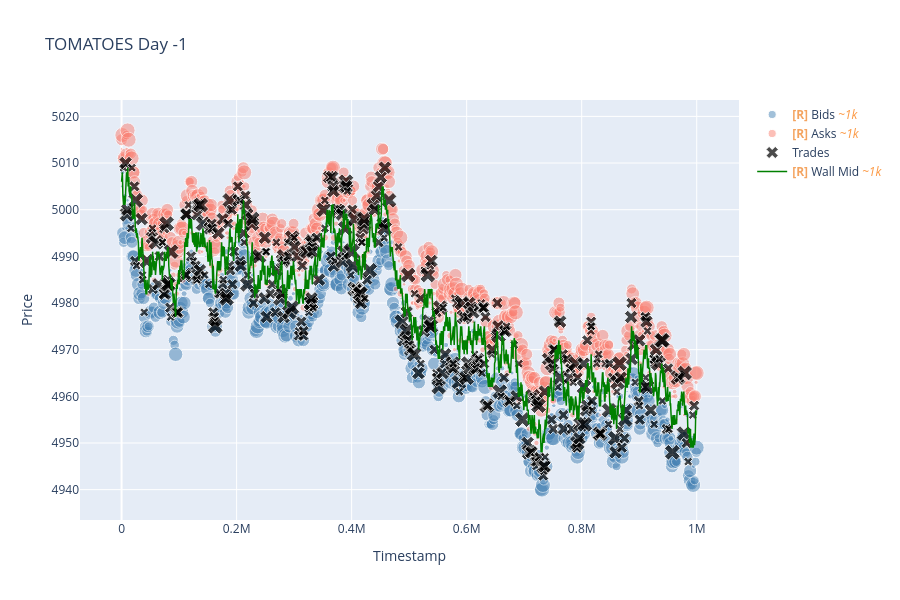

The notebook cell saved with this chart:
### Code cell
# Orderbook 散点图 + wall mid + trades
fig = plot_orderbook_scatter(
    prices_long, trades, product=PRODUCT, day=DAY, wall_mid_df=wall_mid_df,
    filter_by_volume=FILTER_BY_VOLUME,
    min_order_volume=MIN_ORDER_VOLUME,
    min_trade_quantity=MIN_TRADE_QUANTITY,
)
fig.show()

### Figure 1 — Plotly figure (JSON) as saved in the notebook; plotly's stock layout.template omitted (floating-point values rounded to 4 significant figures; data arrays with more than 128 entries replaced by an {"elided": "..."} marker saying what was removed)
{"data": [{"customdata": {"elided": "20367 int values"}, "hovertemplate": "Timestamp=%{x}<br>Price=%{y}<br>挂单量=%{customdata}<extra></extra>", "marker": {"color": "steelblue", "opacity": 0.5, "size": {"elided": "1000 float values"}}, "mode": "markers", "name": "<b style=\"color:sandybrown\">[R]</b> Bids <i style=\"color:#fc9944\">~1k</i>", "type": "scatter", "uid": "a9d9a7e5-3b91-4596-b887-1190a8622f8d", "x": {"elided": "1000 int values"}, "y": {"elided": "1000 int values"}}, {"customdata": {"elided": "20355 int values"}, "hovertemplate": "Timestamp=%{x}<br>Price=%{y}<br>挂单量=%{customdata}<extra></extra>", "marker": {"color": "salmon", "opacity": 0.5, "size": {"elided": "1000 float values"}}, "mode": "markers", "name": "<b style=\"color:sandybrown\">[R]</b> Asks <i style=\"color:#fc9944\">~1k</i>", "type": "scatter", "uid": "36db4dc1-9b7b-41e6-ac2c-8e4aa8708d24", "x": {"elided": "1000 int values"}, "y": {"elided": "1000 int values"}}, {"customdata": {"elided": "423 int values"}, "hovertemplate": "Timestamp=%{x}<br>Price=%{y}<br>成交量=%{customdata}<extra></extra>", "marker": {"color": "black", "size": {"elided": "423 int values"}, "symbol": "x"}, "mode": "markers", "name": "Trades", "type": "scatter", "uid": "5d2cf2fc-2993-492d-9343-548d441dfe7c", "x": {"elided": "423 int values"}, "y": {"elided": "423 int values"}}, {"line": {"color": "green", "width": 1.5}, "mode": "lines", "name": "<b style=\"color:sandybrown\">[R]</b> Wall Mid <i style=\"color:#fc9944\">~1k</i>", "type": "scatter", "uid": "d129f8b5-1017-4e8d-a796-790ca26d57ba", "x": {"elided": "1000 int values"}, "y": {"elided": "1000 float values"}}], "layout": {"height": 600, "title": {"text": "TOMATOES Day -1"}, "xaxis": {"title": {"text": "Timestamp"}}, "yaxis": {"title": {"text": "Price"}}}}
